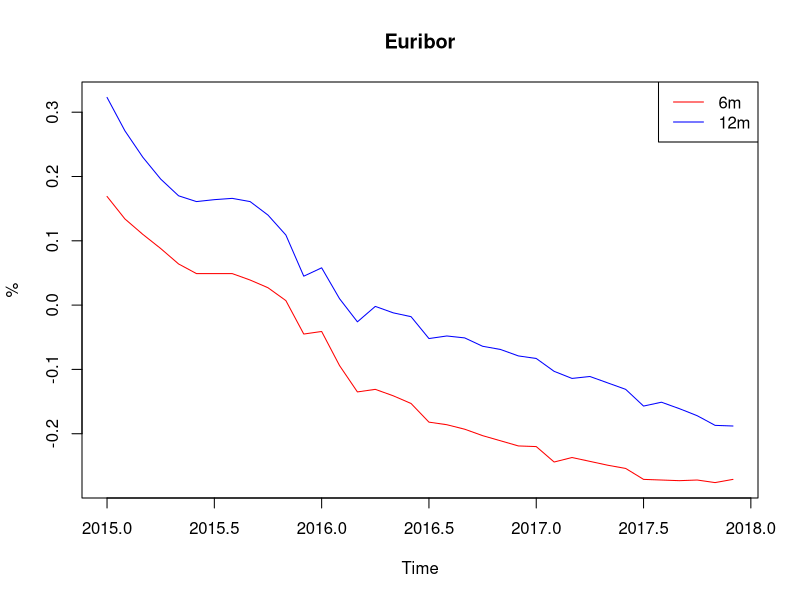

The R source for this figure:
tabela2015 <- read.csv('hist_EURIBOR_2015.csv', row.names=1)
tabela2016 <- read.csv('hist_EURIBOR_2016.csv', row.names=1)
tabela2017 <- read.csv('hist_EURIBOR_2017.csv', row.names=1)

tabela2015.prvidnevi <- tabela2015[,c(1, 22, 42, 64, 84, 104, 126, 149, 170, 192, 214, 235)]
tabela2016.prvidnevi <- tabela2016[,c(1, 21, 42, 63, 84, 106, 128, 149, 172, 194, 215, 237)]
tabela2017.prvidnevi <- tabela2017[,c(1, 23, 43, 66, 84, 106, 128, 149, 172, 193, 215, 237)]

skupna.tabela <- cbind(tabela2015.prvidnevi, tabela2016.prvidnevi, tabela2017.prvidnevi)
skupna.tabela <- t(skupna.tabela)

casovna.vrsta6 <- ts(skupna.tabela[, c('6m')], start = c(2015, 1), frequency = 12)
casovna.vrsta12 <- ts(skupna.tabela[, c('12m')], start = c(2015, 1), frequency = 12)

graf.obrestne.mere <- ts.plot(casovna.vrsta6, casovna.vrsta12, xlab='Time', ylab='%', main='Euribor', col=c('red', 'blue'))
        legend("topright", legend=c("6m","12m"), lty=1, col=c("red","blue"))
